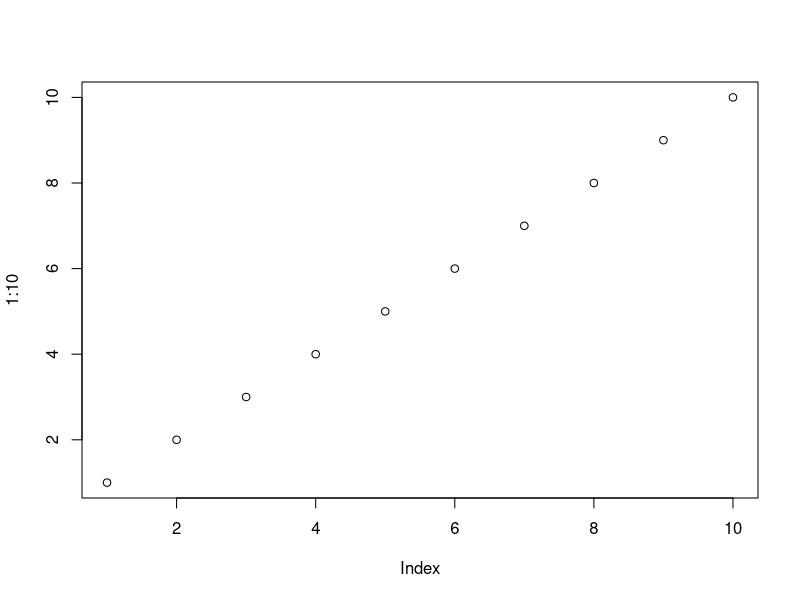
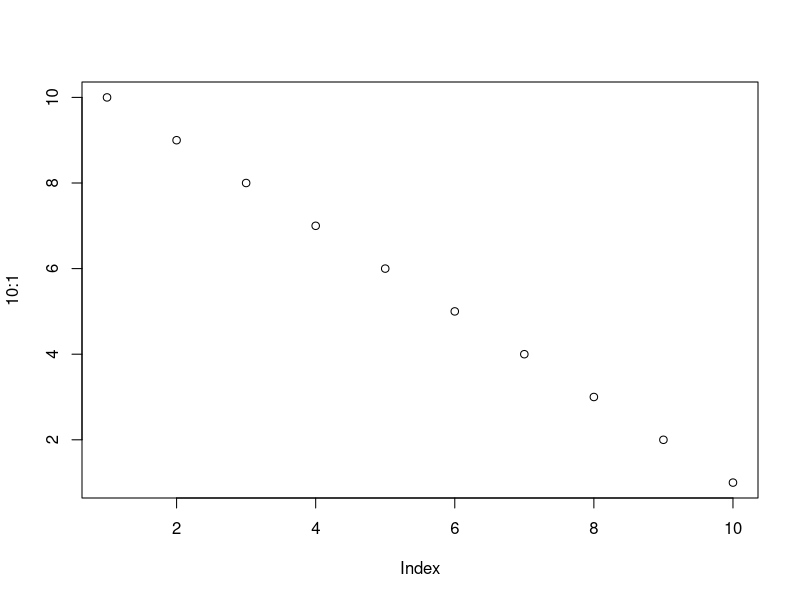

R code for these plots, in order:
## ---- chunk 1
rm(list=ls()) ### To clear namespace
library(knitr)

# opts_chunk$set(fig.width=12, fig.height=8, fig.path='Figs/',
#                echo=TRUE, warning=FALSE, message=FALSE)
opts_chunk$set(fig.width= 7, fig.height= 5,
               echo=TRUE, warning=FALSE, message=FALSE)


## ---- chunk 2
plot(1:10)
plot(10:1)
## ---- chunk 3
knitr::kable(head(mtcars, 10))
